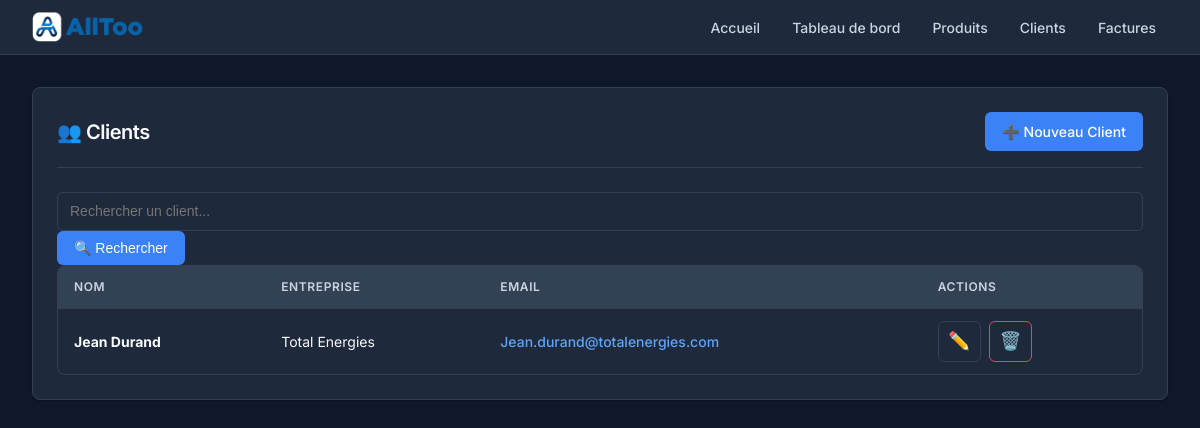
/clients/, run on the app's committed database.
### invoices/models.py (models this page shows, shortened)
class Client(models.Model):
    name = models.CharField(max_length=200, verbose_name="Nom complet")
    company = models.CharField(max_length=200, blank=True, verbose_name="Entreprise")
    siret = models.CharField(max_length=14, blank=True, verbose_name="SIRET")
    phone = models.CharField(max_length=20, blank=True, verbose_name="Téléphone")
    address = models.CharField(max_length=255, blank=True, verbose_name="Adresse")
    city = models.CharField(max_length=100, blank=True, verbose_name="Ville")
    country = models.CharField(max_length=100, blank=True, verbose_name="Pays")
    email = models.EmailField(blank=True, verbose_name="Email")
    created_at = models.DateTimeField(auto_now_add=True, verbose_name="Date de création")
    class Meta:
        verbose_name = "Client"
        verbose_name_plural = "Clients"
        ordering = ['name']

### invoices/views.py (the view)
# urls.py: path('clients/', views.ClientListView.as_view(), name='client_list'),
class ClientListView(ListView):
    model = Client
    template_name = 'invoices/client_list.html'
    context_object_name = 'clients'
    paginate_by = 10
    def get_queryset(self):
        queryset = super().get_queryset()
        search = self.request.GET.get('search')
        if search:
            queryset = queryset.filter(name__icontains=search) | queryset.filter(company__icontains=search)
        return queryset

### templates/invoices/client_list.html (shortened to what this page needs)
{% extends 'base.html' %}
{% block content %}
<div class="card">
    <div class="card-header">
        <h1 class="card-title">👥 Clients</h1>
        <a href="{% url 'client_create' %}" class="btn btn-primary">➕ Nouveau Client</a>
    </div>
    <form method="get" class="search-form">
        <input type="text" name="search" class="form-input search-input" placeholder="Rechercher un client..."
            value="{{ request.GET.search }}">
        <button type="submit" class="btn btn-primary">🔍 Rechercher</button>
    </form>
    {% if clients %}
    <div class="table-container">
        <table>
            <thead>
                <tr>
                    <th>Nom</th>
                    <th>Entreprise</th>
                    <th>Email</th>
                    <th>Actions</th>
                </tr>
            </thead>
            <tbody>
                {% for client in clients %}
                <tr>
                    <td><strong>{{ client.name }}</strong></td>
                    <td>{{ client.company|default:"-" }}</td>
                    <td>
                        {% if client.email %}
                        <a href="mailto:{{ client.email }}">{{ client.email }}</a>
                        {% else %}
                        -
                        {% endif %}
                    </td>
                    <td>
                        <div style="display: flex; gap: 0.5rem;">
                            <a href="{% url 'client_update' client.pk %}" class="btn btn-secondary"
                                style="padding: 0.4rem 0.6rem; font-size: 1.1rem;" title="Modifier">✏️</a>
                            <a href="{% url 'client_delete' client.pk %}" class="btn btn-danger"
                                style="padding: 0.4rem 0.6rem; font-size: 1.1rem;" title="Supprimer">🗑️</a>
                        </div>
                    </td>
                </tr>
                {% endfor %}
            </tbody>
        </table>
    </div>
    {% else %}
    <div style="text-align: center; padding: 3rem; color: var(--text-secondary);">
        <p style="font-size: 1.2rem;">Aucun client trouvé.</p>
        <a href="{% url 'client_create' %}" class="btn btn-primary" style="margin-top: 1rem;">Créer le premier
            client</a>
    </div>
    {% endif %}
</div>
{% endblock %}

### static/css/style.css (style rules this page uses)
:root { --bg-primary: #f3f4f6; --bg-secondary: #ffffff; --bg-tertiary: #f9fafb; --text-primary: #111827; --text-secondary: #6b7280; --text-muted: #9ca3af; --border-color: #e5e7eb; --border-focus: #3b82f6; --brand-dark: #0f172a; --brand-primary: #3b82f6; --brand-hover: #2563eb; --success: #10b981; --success-bg: #d1fae5; --success-text: #065f46; --danger: #ef4444; --danger-bg: #fee2e2; --danger-text: #b91c1c; --warning: #f59e0b; --warning-bg: #fef3c7; --warning-text: #92400e; --shadow-sm: 0 1px 2px 0 rgba(0, 0, 0, 0.05); --shadow: 0 1px 3px 0 rgba(0, 0, 0, 0.1), 0 1px 2px 0 rgba(0, 0, 0, 0.06); --shadow-md: 0 4px 6px -1px rgba(0, 0, 0, 0.1), 0 2px 4px -1px rgba(0, 0, 0, 0.06); --shadow-lg: 0 10px 15px -3px rgba(0, 0, 0, 0.1), 0 4px 6px -2px rgba(0, 0, 0, 0.05); --transition: all 0.2s cubic-bezier(0.4, 0, 0.2, 1); }
[data-theme="dark"] { --bg-primary: #0f172a; --bg-secondary: #1e293b; --bg-tertiary: #334155; --text-primary: #f9fafb; --text-secondary: #cbd5e1; --text-muted: #94a3b8; --border-color: #334155; --brand-dark: #3b82f6; --brand-primary: #60a5fa; --brand-hover: #2563eb; --shadow-sm: 0 1px 2px 0 rgba(0, 0, 0, 0.3); --shadow: 0 1px 3px 0 rgba(0, 0, 0, 0.3); }
* { margin: 0; padding: 0; box-sizing: border-box; }
body { font-family: 'Inter', -apple-system, BlinkMacSystemFont, "Segoe UI", Roboto, "Helvetica Neue", Arial, sans-serif; background-color: var(--bg-primary); color: var(--text-primary); line-height: 1.5; -webkit-font-smoothing: antialiased; -moz-osx-font-smoothing: grayscale; }
a { color: var(--brand-primary); text-decoration: none; font-weight: 500; transition: var(--transition); }
.card { background: var(--bg-secondary); border: 1px solid var(--border-color); border-radius: 8px; box-shadow: var(--shadow-sm); padding: 1.5rem; margin-bottom: 1.5rem; }
.card-header { margin-bottom: 1.5rem; padding-bottom: 1rem; border-bottom: 1px solid var(--border-color); display: flex; justify-content: space-between; align-items: center; }
.card-title { font-size: 1.25rem; font-weight: 600; color: var(--text-primary); letter-spacing: -0.025em; }
.btn { display: inline-flex; align-items: center; justify-content: center; padding: 0.5rem 1rem; border-radius: 6px; font-weight: 500; font-size: 0.875rem; cursor: pointer; transition: var(--transition); border: 1px solid transparent; gap: 0.5rem; }
.btn-primary { background-color: var(--brand-dark); color: white; }
.btn-secondary { background-color: var(--bg-secondary); border-color: var(--border-color); color: var(--text-primary); }
.btn-danger { background-color: var(--bg-secondary); border-color: var(--danger); color: var(--danger); }
.form-input, select.form-input { width: 100%; padding: 0.5rem 0.75rem; font-size: 0.875rem; line-height: 1.5; color: var(--text-primary); background-color: var(--bg-secondary); border: 1px solid var(--border-color); border-radius: 6px; transition: var(--transition); }
.table-container { overflow-x: auto; border: 1px solid var(--border-color); border-radius: 8px; }
table { width: 100%; border-collapse: collapse; font-size: 0.875rem; }
thead { background-color: var(--bg-tertiary); }
th { padding: 0.75rem 1rem; text-align: left; font-weight: 600; color: var(--text-secondary); text-transform: uppercase; font-size: 0.75rem; letter-spacing: 0.05em; border-bottom: 1px solid var(--border-color); }
td { padding: 0.75rem 1rem; color: var(--text-primary); border-bottom: 1px solid var(--border-color); }
tbody tr:last-child td { border-bottom: none; }

### data on the page
Client: name "Jean Durand", company "Total Energies", email "Jean.durand@totalenergies.com"
